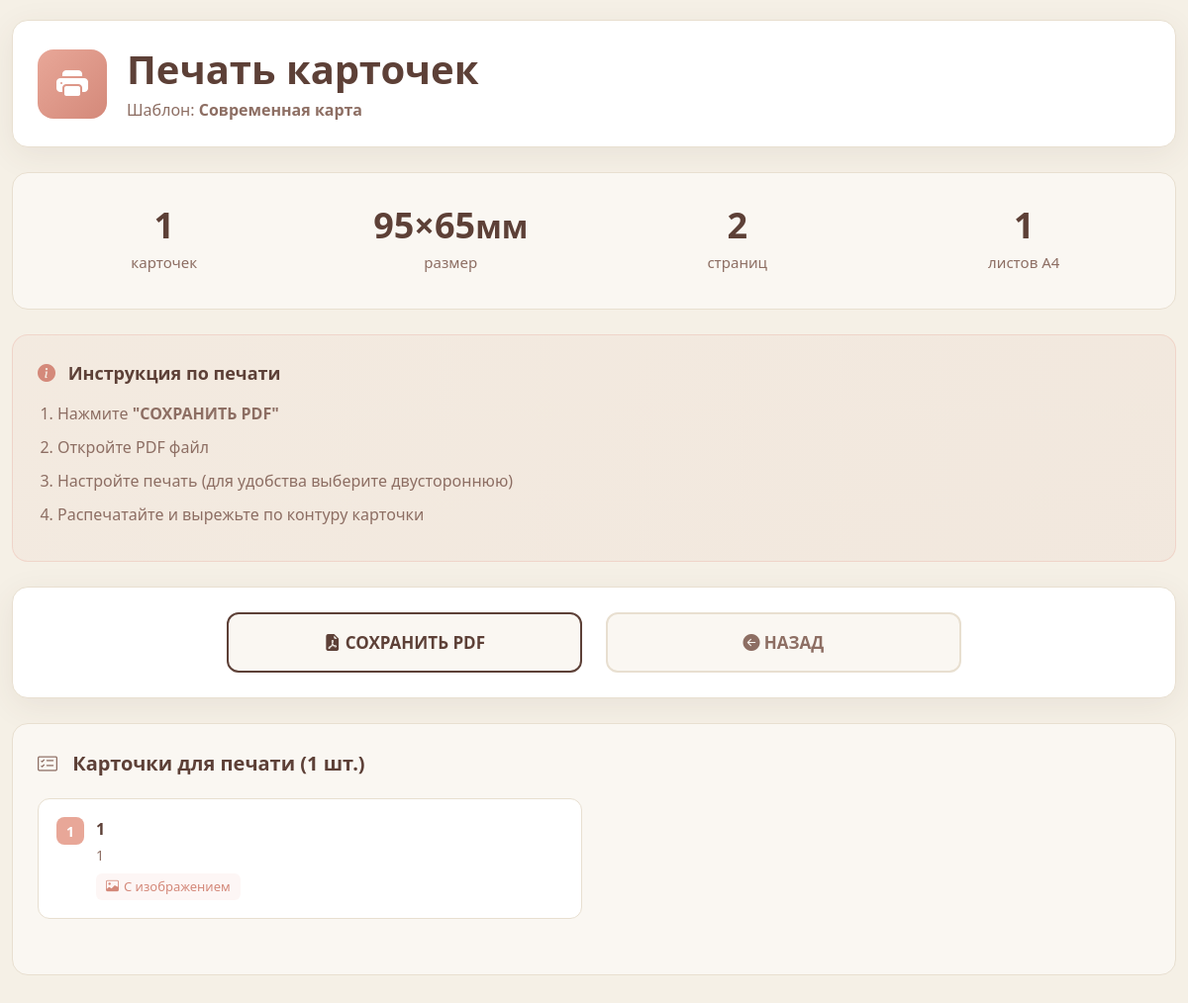
Page /cards/print/1 (signed in) on the committed database.
### card_data/cards.py (models this page shows)
class Template(SqlAlchemyBase):
    __tablename__ = 'templates'
    id = sqlalchemy.Column(sqlalchemy.Integer,
                           primary_key=True, autoincrement=True)
    name = sqlalchemy.Column(sqlalchemy.String, nullable=True)
    width = sqlalchemy.Column(sqlalchemy.Integer, default=63)
    height = sqlalchemy.Column(sqlalchemy.Integer, default=88)
    background_color = sqlalchemy.Column(sqlalchemy.String, default='#FFFFFF')
    back_title = sqlalchemy.Column(sqlalchemy.String, default='Название игры')
    back_background_color = sqlalchemy.Column(sqlalchemy.String, default='#FFFFFF')
    back_image_filename = sqlalchemy.Column(sqlalchemy.String, nullable=True)
    back_title_x = sqlalchemy.Column(sqlalchemy.Integer, default=10)
    back_title_y = sqlalchemy.Column(sqlalchemy.Integer, default=10)
    back_title_font_size = sqlalchemy.Column(sqlalchemy.Integer, default=16)
    back_image_x = sqlalchemy.Column(sqlalchemy.Integer, default=10)
    back_image_y = sqlalchemy.Column(sqlalchemy.Integer, default=40)
    back_image_width = sqlalchemy.Column(sqlalchemy.Integer, default=80)
    back_image_height = sqlalchemy.Column(sqlalchemy.Integer, default=80)
    is_private = sqlalchemy.Column(sqlalchemy.Boolean, default=True)
    category = sqlalchemy.Column(sqlalchemy.String, default='other')
    tags = sqlalchemy.Column(sqlalchemy.String, nullable=True)
    description = sqlalchemy.Column(sqlalchemy.String, nullable=True)
    likes_count = sqlalchemy.Column(sqlalchemy.Integer, default=0)
    views_count = sqlalchemy.Column(sqlalchemy.Integer, default=0)
    created_date = sqlalchemy.Column(sqlalchemy.DateTime,
                                     default=datetime.datetime.now)
    user_id = sqlalchemy.Column(sqlalchemy.Integer,
                                sqlalchemy.ForeignKey("users.id"))
    user = orm.relationship('User', back_populates='templates')
    cards = orm.relationship("Card", back_populates='template')

class Card(SqlAlchemyBase):
    __tablename__ = 'cards'
    id = sqlalchemy.Column(sqlalchemy.Integer,
                           primary_key=True, autoincrement=True)
    title = sqlalchemy.Column(sqlalchemy.String, nullable=True)
    description = sqlalchemy.Column(sqlalchemy.String, nullable=True)
    image_filename = sqlalchemy.Column(sqlalchemy.String, nullable=True)
    title_x = sqlalchemy.Column(sqlalchemy.Integer, default=10)
    title_y = sqlalchemy.Column(sqlalchemy.Integer, default=10)
    title_font_size = sqlalchemy.Column(sqlalchemy.Integer, default=16)
    description_x = sqlalchemy.Column(sqlalchemy.Integer, default=10)
    description_y = sqlalchemy.Column(sqlalchemy.Integer, default=40)
    description_font_size = sqlalchemy.Column(sqlalchemy.Integer, default=12)
    image_x = sqlalchemy.Column(sqlalchemy.Integer, default=10)
    image_y = sqlalchemy.Column(sqlalchemy.Integer, default=100)
    image_width = sqlalchemy.Column(sqlalchemy.Integer, default=80)
    image_height = sqlalchemy.Column(sqlalchemy.Integer, default=80)
    created_date = sqlalchemy.Column(sqlalchemy.DateTime,
                                     default=datetime.datetime.now)
    template_id = sqlalchemy.Column(sqlalchemy.Integer,
                                    sqlalchemy.ForeignKey("templates.id"))
    template = orm.relationship('Template', back_populates='cards')
    user_id = sqlalchemy.Column(sqlalchemy.Integer,
                                sqlalchemy.ForeignKey("users.id"))
    user = orm.relationship('User', back_populates='cards')

### logics/cards_logic.py (the view)
@cards_bp.route('/print/<int:template_id>')
@login_required
def print_cards(template_id):
    db_sess = create_session()
    try:
        template = db_sess.query(Template).filter(
            Template.id == template_id
        ).first()
        if not template:
            flash('Шаблон не найден', 'error')
            return redirect(url_for('cards.my_cards'))
        if template.is_private and template.user_id != current_user.id:
            flash('Нет доступа к этому шаблону', 'error')
            return redirect(url_for('cards.my_cards'))
        cards = db_sess.query(Card).filter(
            Card.template_id == template_id,
            Card.user_id == current_user.id
        ).all()
        cards_data = []
        for card in cards:
            cards_data.append({
                'id': card.id,
                'title': card.title[:30] + '...' if card.title and len(card.title) > 30 else (
                        card.title or 'Без названия'),
                'description': card.description[:100] + '...' if card.description and len(card.description) > 100 else (
                        card.description or 'Без описания'),
                'image_filename': card.image_filename
            })
        template_data = {
            'id': template.id,
            'name': template.name or 'Без названия',
            'width': template.width if template.width is not None else 85,
            'height': template.height if template.height is not None else 55,
            'background_color': template.background_color or '#FFFFFF',
            'back_title': template.back_title or 'Карточка',
            'back_background_color': template.back_background_color or '#2C3E50',
            'back_image_filename': template.back_image_filename
        }
        return render_template('static_print.html',
                               title='Печать карточек',
                               template=template_data,
                               cards=cards_data)
    except Exception as e:
        print(f"ERROR в print_cards: {str(e)}")
        flash(f'Ошибка при загрузке карточек: {str(e)}', 'error')
        return redirect(url_for('cards.my_cards'))
    finally:
        db_sess.close()

### card_data/db_session.py (called while the page is built)
def create_session() -> Session:
    global __factory
    return __factory()

### main.py (called while the page is built)
@login_manager.user_loader
def load_user(user_id):
    db_sess = db_session.create_session()
    from card_data.users import User
    try:
        user = db_sess.query(User).get(user_id)
        return user
    finally:
        db_sess.close()

### templates/static_print.html (shortened to what this page needs)
<!DOCTYPE html>
<html lang="ru">
<head>
    <link href="https://cdn.jsdelivr.net/npm/bootstrap@5.1.3/dist/css/bootstrap.min.css" rel="stylesheet">
    <link rel="stylesheet" href="https://cdn.jsdelivr.net/npm/bootstrap-icons@1.8.1/font/bootstrap-icons.css">
</head>
<body>
    {% if template %}
    <div class="container container-main">
        <div class="print-header no-print">
            <div class="d-flex align-items-center">
                <div class="header-icon">
                    <i class="bi bi-printer-fill"></i>
                </div>
                <div>
                    <h1 style="color: var(--primary-dark); font-weight: 700; margin: 0;">Печать карточек</h1>
                    <p style="color: var(--text-light); margin: 5px 0 0 0; font-size: 16px;">
                        Шаблон: <strong>{{ template.name }}</strong>
                    </p>
                </div>
            </div>
        </div>
        <div class="stats-container no-print">
            <div class="row">
                <div class="col-md-3">
                    <div class="stat-item">
                        <div class="stat-number">{{ cards|length }}</div>
                        <div class="stat-label">карточек</div>
                    </div>
                </div>
                <div class="col-md-3">
                    <div class="stat-item">
                        <div class="stat-number">{{ template.width }}×{{ template.height }}<small>мм</small></div>
                        <div class="stat-label">размер</div>
                    </div>
                </div>
                <div class="col-md-3">
                    {% set total_pages = (cards|length / 4)|round(0, 'ceil')|int %}
                    <div class="stat-item">
                        <div class="stat-number">{{ total_pages * 2 }}</div>
                        <div class="stat-label">страниц</div>
                    </div>
                </div>
                <div class="col-md-3">
                    <div class="stat-item">
                        <div class="stat-number">{{ total_pages }}</div>
                        <div class="stat-label">листов A4</div>
                    </div>
                </div>
            </div>
        </div>
        <div class="instruction-box no-print">
            <div class="instruction-title">
                <i class="bi bi-info-circle-fill" style="color: var(--accent-dark); margin-right: 8px;"></i>
                Инструкция по печати
            </div>
            <ol class="instruction-list">
                <li>Нажмите <strong>"СОХРАНИТЬ PDF"</strong></li>
                <li>Откройте PDF файл</li>
                <li>Настройте печать (для удобства выберите двустороннюю)</li>
                <li>Распечатайте и вырежьте по контуру карточки</li>
            </ol>
        </div>
        <div class="buttons-container no-print">
            <div class="row g-4 justify-content-center">
                <div class="col-md-4">
                    <a href="{{ url_for('cards.export_pdf', template_id=template.id) }}" class="btn-pdf-main">
                        <i class="bi bi-file-earmark-pdf-fill"></i> СОХРАНИТЬ PDF
                    </a>
                </div>
                <div class="col-md-4">
                    <a href="{{ url_for('templates.my_templates') }}" class="btn-back-main">
                        <i class="bi bi-arrow-left-circle-fill"></i> НАЗАД
                    </a>
                </div>
            </div>
        </div>
        <div class="cards-list-container no-print">
            <div class="cards-list-title">
                <i class="bi bi-card-checklist" style="color: var(--primary-light); margin-right: 10px;"></i>
                Карточки для печати ({{ cards|length }} шт.)
            </div>
            {% if cards %}
            <div class="row">
                {% for card in cards %}
                <div class="col-lg-6 mb-3">
                    <div class="card-item">
                        <div class="d-flex align-items-start">
                            <span class="card-number">{{ loop.index }}</span>
                            <div style="flex: 1;">
                                <div class="card-title">{{ card.title }}</div>
                                <div class="card-desc">{{ card.description }}</div>
                                {% if card.image_filename %}
                                <div>
                                    <span class="card-image-badge">
                                        <i class="bi bi-image" style="margin-right: 5px;"></i>
                                        С изображением
                                    </span>
                                </div>
                                {% endif %}
                            </div>
                        </div>
                    </div>
                </div>
                {% endfor %}
            </div>
            {% else %}
            <div class="text-center py-4">
                <i class="bi bi-inbox" style="font-size: 48px; color: var(--border);"></i>
                <p class="mt-3" style="color: var(--text-light);">Нет карточек для печати</p>
            </div>
            {% endif %}
        </div>
    </div>
    {% endif %}
</body>
</html>

### templates/static_print.html (style rules this page uses)
:root { --primary-dark: #5D4037; --primary-light: #8D6E63; --accent: #E8A798; --accent-dark: #D4897A; --background: #F5F0E6; --card-bg: #FAF7F2; --text-dark: #5D4037; --text-light: #8D6E63; --border: #E8DFD0; }
body { background-color: var(--background); font-family: 'Segoe UI', Tahoma, Geneva, Verdana, sans-serif; color: var(--text-dark); padding: 20px 0; }
.container-main { max-width: 1200px; margin: 0 auto; }
.print-header { background: white; border-radius: 16px; padding: 25px; margin-bottom: 25px; box-shadow: 0 8px 32px rgba(93, 64, 55, 0.08); border: 1px solid var(--border); }
.header-icon { width: 70px; height: 70px; background: linear-gradient(135deg, var(--accent), var(--accent-dark)); border-radius: 16px; display: flex; align-items: center; justify-content: center; margin-right: 20px; color: white; font-size: 32px; }
.stats-container { background: var(--card-bg); border-radius: 16px; padding: 20px; margin-bottom: 25px; border: 1px solid var(--border); }
.stat-item { text-align: center; padding: 15px; }
.stat-number { font-size: 36px; font-weight: 700; color: var(--primary-dark); line-height: 1; margin-bottom: 8px; }
.stat-label { font-size: 15px; color: var(--text-light); font-weight: 500; }
.instruction-box { background: linear-gradient(135deg, rgba(232, 167, 152, 0.08), rgba(212, 137, 122, 0.08)); border-radius: 16px; padding: 25px; margin-bottom: 25px; border: 1px solid rgba(232, 167, 152, 0.3); }
.instruction-title { color: var(--primary-dark); font-weight: 600; margin-bottom: 15px; font-size: 18px; }
.instruction-list { color: var(--text-light); margin: 0; padding-left: 20px; }
.instruction-list li { margin-bottom: 10px; line-height: 1.5; }
.buttons-container { background: white; border-radius: 16px; padding: 25px; margin-bottom: 25px; box-shadow: 0 8px 32px rgba(93, 64, 55, 0.08); border: 1px solid var(--border); }
.btn-pdf-main { background: var(--card-bg); color: var(--primary-dark); border: 2px solid var(--primary-dark); padding: 16px 32px; font-size: 17px; font-weight: 600; border-radius: 12px; width: 100%; text-decoration: none; display: block; text-align: center; }
.btn-back-main { background: var(--card-bg); color: var(--text-light); border: 2px solid var(--border); padding: 16px 32px; font-size: 17px; font-weight: 600; border-radius: 12px; width: 100%; text-decoration: none; display: block; text-align: center; }
.cards-list-container { background: var(--card-bg); border-radius: 16px; padding: 25px; margin-bottom: 25px; border: 1px solid var(--border); }
.cards-list-title { color: var(--primary-dark); font-weight: 600; margin-bottom: 20px; font-size: 20px; }
.card-item { background: white; border-radius: 12px; padding: 18px; margin-bottom: 15px; border: 1px solid var(--border); }
.card-number { display: inline-flex; align-items: center; justify-content: center; width: 28px; height: 28px; background: var(--accent); color: white; border-radius: 8px; font-weight: 600; font-size: 14px; margin-right: 12px; }
.card-title { font-weight: 600; color: var(--primary-dark); margin-bottom: 5px; }
.card-desc { color: var(--text-light); font-size: 14px; line-height: 1.4; margin-bottom: 8px; }
.card-image-badge { display: inline-flex; align-items: center; background: rgba(232, 167, 152, 0.1); color: var(--accent-dark); padding: 4px 10px; border-radius: 6px; font-size: 13px; font-weight: 500; }

### rows in the picture
Template: name "Современная карта"
Card: title "1", description "1", shows "С изображением"

### other values in the picture
{{ cards|length }} "1"
{{ template.width }} "95"
{{ template.height }} "65"
{{ total_pages * 2 }} "2"
{{ total_pages }} "1"
